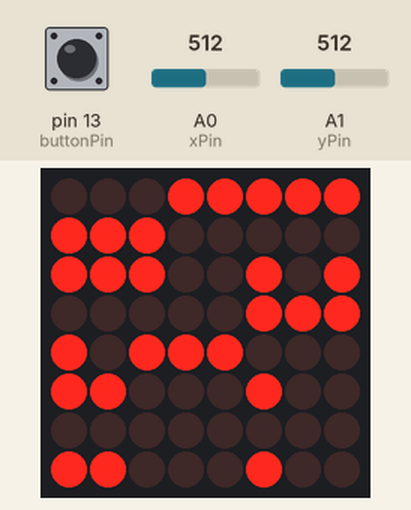
Recording of a sketch running on a simulated Arduino Uno, built with avr-gcc and run on an emulated ATmega328P. On the bench: 8×8 LED matrix. The test bench sets the inputs (shaded band); at power-on: A0 (xPin) = 512, A1 (yPin) = 512, pin 13 (buttonPin) LOW. Random numbers use the default seed unless the sketch sets one.

Above: at 1.2 s.
1.3 s: A0 (xPin) set to 702
At 3.6 s:
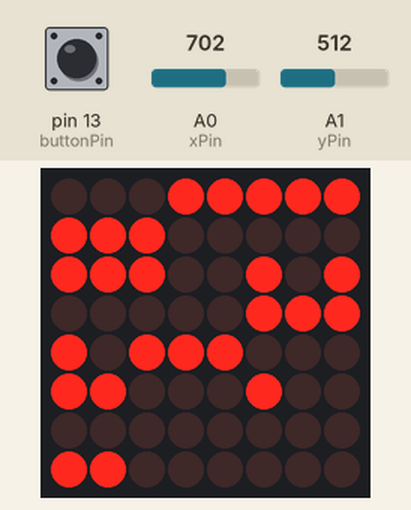
4.3 s: A0 (xPin) set to 725
At 5.6 s:
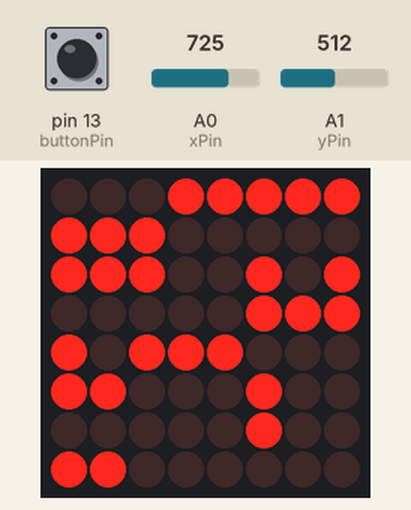
7.3 s: A1 (yPin) set to 326
10.3 s: A1 (yPin) set to 294
At 12.9 s:
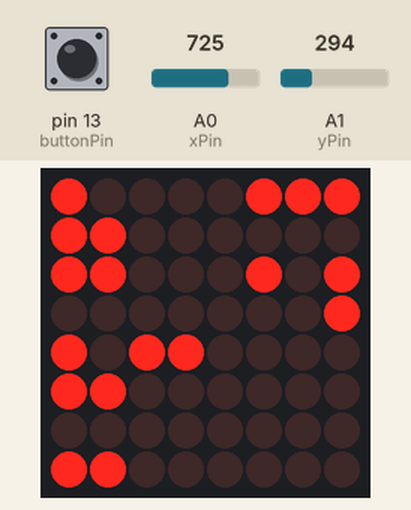
13.3 s: A0 (xPin) set to 327
16.3 s: A0 (xPin) set to 294
At 17.2 s:
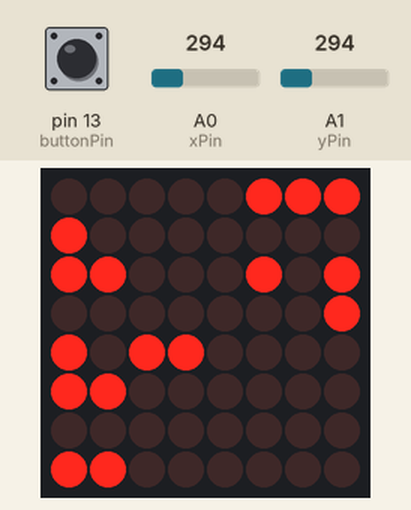
Timing chart, 0 to 19.3 s (numbered marks = the images above; inputs shaded):
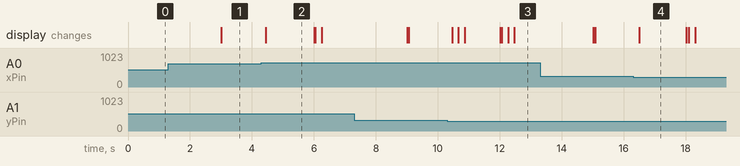

The sketch:

hw6_mini_matrix_game.ino
```cpp
#include "LedControl.h"

const int dinPin = 12;
const int clockPin = 11;
const int loadPin = 10;
const int xPin = A0;
const int yPin = A1;
const int buttonPin = 13;

LedControl lc = LedControl(dinPin, clockPin, loadPin, 1);

byte matrixBrightness = 2;
byte xPos = 7;
byte yPos = 5;
byte xLastPos = 0;
byte yLastPos = 0;

const int minThreshold = 312;
const int maxThreshold = 712;
const byte moveInterval = 200;
unsigned long long lastMoved = 0;

const int blinkIntervalPlayer = 1000;
unsigned long long lastBlinkPlayer = 0;

const int bombDelay = 3000;
unsigned long long bombPlacementTime = 0;

const byte matrixSize = 8;
bool matrixChanged = true;

const byte PLAYER = 1;
const byte WALL = 2;
const byte BOMB = 3;
const byte EXPLOSION_SIZE = 1;

byte matrix[matrixSize][matrixSize] = {
  {0, 0, 0, 0, 0, 0, 0, 0},
  {0, 0, 0, 0, 0, 0, 0, 0},
  {0, 0, 0, 0, 0, 0, 0, 0},
  {0, 0, 0, 0, 0, 0, 0, 0},
  {0, 0, 0, 0, 0, 0, 0, 0},
  {0, 0, 0, 0, 0, 0, 0, 0},
  {0, 0, 0, 0, 0, 0, 0, 0},
  {0, 0, 0, 0, 0, 0, 0, 0}
};

void setup() {
  Serial.begin(9600);

  lc.shutdown(0, false);
  lc.setIntensity(0, matrixBrightness);
  lc.clearDisplay(0);

  // plaseaza peretii aleatoriu, evitand pozitia initiala a jucatorului
  for (int i = 0; i < matrixSize * matrixSize / 2; i++) {
    int wallX, wallY;
    do {
      wallX = random(matrixSize);
      wallY = random(matrixSize);
    } while (wallX == xPos && wallY == yPos);
    matrix[wallX][wallY] = WALL;
  }
  matrix[xPos][yPos] = PLAYER;
  lastBlinkPlayer = 0;
}

void loop() {
  if (millis() - lastMoved > moveInterval) {
    updatePositions();
    lastMoved = millis();
  }
  if (digitalRead(buttonPin) == HIGH) {
    if (matrix[xPos][yPos] == WALL) {
      placeBomb();    // se plaseaza bomba
    }
  }

  if (millis() - bombPlacementTime > bombDelay) {
    explodeBombs();  // explodeaza bomba
  }

  // verifica conditia de castig (toti peretii sunt distrusi)
  bool allWallsDestroyed = true;
  for (int i = 0; i < matrixSize; i++) {
    for (int j = 0; j < matrixSize; j++) {
      if (matrix[i][j] == WALL) {
        allWallsDestroyed = false;
        break;
      }
    }
    if (!allWallsDestroyed) {
      break;
    }
  }

  if (allWallsDestroyed) {
    displaySmileFace();  // afiseaza fata zambitoare
  }

  if (millis() - lastBlinkPlayer > blinkIntervalPlayer) {
    matrixChanged = true;
    lastBlinkPlayer = millis();
  }
  if (matrixChanged == true) {
    updateMatrix();
    matrixChanged = false;
  }
}

void displaySmileFace() {
  // definirea matricei pentru fata zambitoare
  byte smileyFace[matrixSize][matrixSize] = {
    {0, 0, 0, 0, 0, 0, 0, 0},
    {0, 1, 1, 0, 0, 1, 1, 0},
    {0, 1, 1, 0, 0, 1, 1, 0},
    {0, 0, 0, 0, 0, 0, 0, 0},
    {1, 0, 0, 0, 0, 0, 0, 1},
    {0, 1, 0, 0, 0, 0, 1, 0},
    {0, 0, 1, 1, 1, 1, 0, 0},
    {0, 0, 0, 0, 0, 0, 0, 0}
  };

  // afiseaza fata zambitoare pe matrice
  for (int row = 0; row < matrixSize; row++) {
    for (int col = 0; col < matrixSize; col++) {
      lc.setLed(0, row, col, smileyFace[row][col] * matrixBrightness);
    }
  }
}

void updateMatrix() {
  for (int row = 0; row < matrixSize; row++) {
    for (int col = 0; col < matrixSize; col++) {
      byte value = matrix[row][col];

      if (value == WALL || value == BOMB || value == PLAYER) {
        lc.setLed(0, row, col, matrixBrightness);
      } else {
        lc.setLed(0, row, col, 0);
      }
    }
  }
  // Aprinde ledul pentru bombă dacă este plasată
  if (matrix[xPos][yPos] == BOMB) {
    lc.setLed(0, xPos, yPos, matrixBrightness);
  }
}

void updatePositions() {
  int xValue = analogRead(xPin);
  int yValue = analogRead(yPin);

  xLastPos = xPos;
  yLastPos = yPos;

  if (xValue < minThreshold) {
    movePlayer(1, 0);
  }
  if (xValue > maxThreshold) {
    movePlayer(-1, 0);
  }
  if (yValue > maxThreshold) {
    movePlayer(0, 1);
  }
  if (yValue < minThreshold) {
    movePlayer(0, -1);
  }
}

void movePlayer(int xChange, int yChange) {
  byte newPosX = constrain(xPos + xChange, 0, matrixSize - 1);
  byte newPosY = constrain(yPos + yChange, 0, matrixSize - 1);
  if (matrix[newPosX][newPosY] == 0) {
    matrixChanged = true;
    matrix[xPos][yPos] = 0;
    xPos = newPosX;
    yPos = newPosY;
    matrix[xPos][yPos] = PLAYER;
  }
}

void placeBomb() {
  if (matrix[xPos][yPos] == WALL) {
    matrix[xPos][yPos] = BOMB;
    bombPlacementTime = millis();
    matrixChanged = true;
  }
}

void explodeBombs() {
  bombPlacementTime = millis();
  for (int i = -EXPLOSION_SIZE; i <= EXPLOSION_SIZE; i++) {
    for (int j = -EXPLOSION_SIZE; j <= EXPLOSION_SIZE; j++) {
      int targetX = xPos + i;
      int targetY = yPos + j;

      if (targetX >= 0 && targetX < matrixSize && targetY >= 0 && targetY < matrixSize) {
        if (matrix[targetX][targetY] == WALL) {
          matrix[targetX][targetY] = 0;
        }
      }
    }
  }
  matrix[xPos][yPos] = 0;
  matrixChanged = true;
}
```

Measured:
- the behaviour switches between 712 and 713 on A0 (xPin) (found by bisection; images 1 and 2)
- the behaviour switches between 312 and 311 on A1 (yPin) (found by bisection; images 2 and 3)
- the behaviour switches between 312 and 311 on A0 (xPin) (found by bisection; images 3 and 4)
- after the input at 4.3 s, the display: changes after 0.14 s (image 2)
- what the display in image 2 shows lasts 1.6 s, from 4.4 s to 6.0 s
- what the display in image 4 shows lasts 1.5 s, from 16.5 s to 18.0 s
